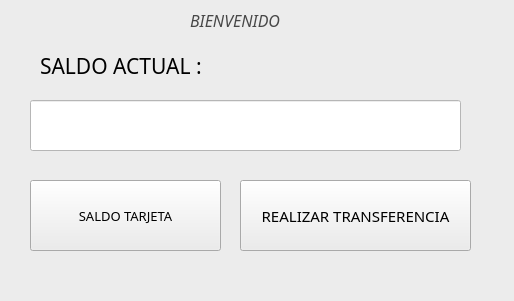
<?xml version="1.0" encoding="UTF-8"?>
<ui version="4.0">
 <class>MainWindow</class>
 <widget class="QMainWindow" name="MainWindow">
  <property name="geometry">
   <rect>
    <x>0</x>
    <y>0</y>
    <width>514</width>
    <height>301</height>
   </rect>
  </property>
  <property name="windowTitle">
   <string>MainWindow</string>
  </property>
  <property name="styleSheet">
   <string notr="true">background-color: rgb(236, 236, 236);</string>
  </property>
  <widget class="QWidget" name="centralwidget">
   <widget class="QLabel" name="label_2">
    <property name="geometry">
     <rect>
      <x>190</x>
      <y>0</y>
      <width>131</width>
      <height>41</height>
     </rect>
    </property>
    <property name="font">
     <font>
      <family>Monotype Corsiva</family>
      <pointsize>12</pointsize>
      <weight>50</weight>
      <italic>true</italic>
      <bold>false</bold>
     </font>
    </property>
    <property name="styleSheet">
     <string notr="true">background-color: rgb(236, 236, 236);
color: rgb(71, 71, 71);</string>
    </property>
    <property name="text">
     <string>BIENVENIDO</string>
    </property>
   </widget>
   <widget class="QLineEdit" name="linea">
    <property name="geometry">
     <rect>
      <x>30</x>
      <y>100</y>
      <width>431</width>
      <height>51</height>
     </rect>
    </property>
    <property name="font">
     <font>
      <family>Poor Richard</family>
      <pointsize>12</pointsize>
     </font>
    </property>
    <property name="styleSheet">
     <string notr="true">background-color: rgb(255, 255, 255);</string>
    </property>
   </widget>
   <widget class="QPushButton" name="tarjeta">
    <property name="geometry">
     <rect>
      <x>30</x>
      <y>180</y>
      <width>191</width>
      <height>71</height>
     </rect>
    </property>
    <property name="font">
     <font>
      <family>Lucida Fax</family>
      <pointsize>10</pointsize>
      <weight>50</weight>
      <italic>false</italic>
      <bold>false</bold>
     </font>
    </property>
    <property name="styleSheet">
     <string notr="true"/>
    </property>
    <property name="text">
     <string>SALDO TARJETA</string>
    </property>
   </widget>
   <widget class="QPushButton" name="botonpago">
    <property name="geometry">
     <rect>
      <x>240</x>
      <y>180</y>
      <width>231</width>
      <height>71</height>
     </rect>
    </property>
    <property name="font">
     <font>
      <family>Lucida Fax</family>
      <pointsize>11</pointsize>
      <weight>50</weight>
      <italic>false</italic>
      <bold>false</bold>
     </font>
    </property>
    <property name="styleSheet">
     <string notr="true"/>
    </property>
    <property name="text">
     <string>REALIZAR TRANSFERENCIA</string>
    </property>
   </widget>
   <widget class="QLabel" name="label">
    <property name="geometry">
     <rect>
      <x>40</x>
      <y>40</y>
      <width>181</width>
      <height>51</height>
     </rect>
    </property>
    <property name="font">
     <font>
      <family>Poor Richard</family>
      <pointsize>16</pointsize>
     </font>
    </property>
    <property name="text">
     <string>SALDO ACTUAL :</string>
    </property>
   </widget>
   <widget class="QLabel" name="label_3">
    <property name="geometry">
     <rect>
      <x>226</x>
      <y>50</y>
      <width>231</width>
      <height>41</height>
     </rect>
    </property>
    <property name="text">
     <string/>
    </property>
   </widget>
  </widget>
  <widget class="QMenuBar" name="menubar">
   <property name="geometry">
    <rect>
     <x>0</x>
     <y>0</y>
     <width>514</width>
     <height>21</height>
    </rect>
   </property>
  </widget>
  <widget class="QStatusBar" name="statusbar"/>
 </widget>
 <resources/>
 <connections/>
</ui>
